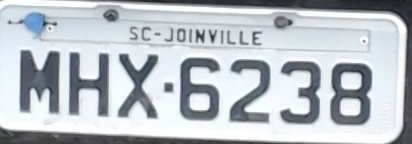
#> input picture codigos/15.jpg, 412 x 144 px, found by its file name
$ python tratamento.py
#> lines starting #> are read from the running program, lines starting #| are printed output that depends on the picture
#!/usr/bin/env python

import cv2
import numpy as np
from matplotlib import pyplot as plt
import os

def tratamento_img(img):

#> called with img = '../imagens/15.jpg'
	kernel = np.ones((7,4),np.uint8)

	img = cv2.imread(img,0)
#> img: shape (144, 412); min 26, max 255, mean 190.1

	ret,thresh1 = cv2.threshold(img,127,255,cv2.THRESH_TRUNC)
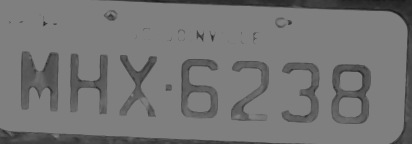
#> thresh1: shape (144, 412); min 26, max 127, mean 116.2
	titles = ['BINARY']
	images = [thresh1]
	img = plt.imshow(images[0],'gray')
	plt.xticks([]),plt.yticks([])
	plt.savefig("pretobranco", dpi=100)
	#plt.show()

	img = cv2.imread("binaria.png",0)

#> (the run stopped early here; a loop or call above may not have finished)

$ run again, with codigos/31.jpg copied over codigos/15.jpg
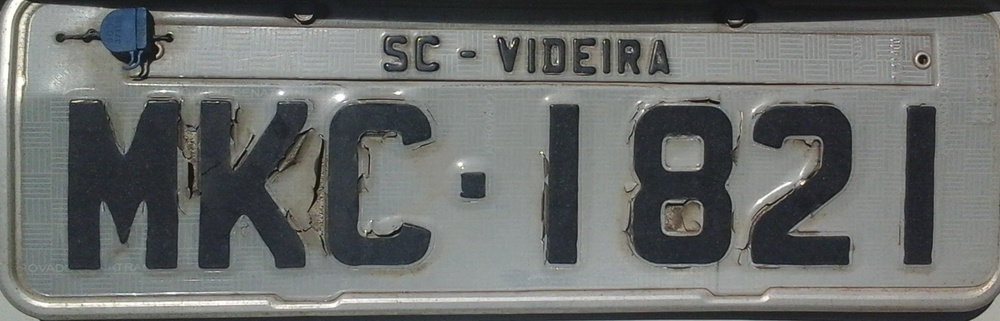
#> input picture codigos/31.jpg, 1000 x 321 px, shrunk from 1608 x 516 before the run, found by its file name
#> in tratamento_img, `ret,thresh1 = cv2.threshold(img,127,255,cv2.THRESH_TRUNC)`:
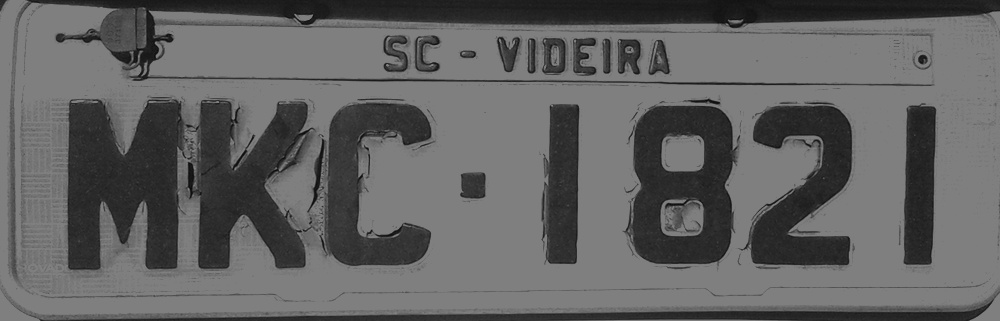
#> thresh1: shape (321, 1000); min 9, max 127, mean 97.9

$ run again, with codigos/placa3.jpg copied over codigos/15.jpg
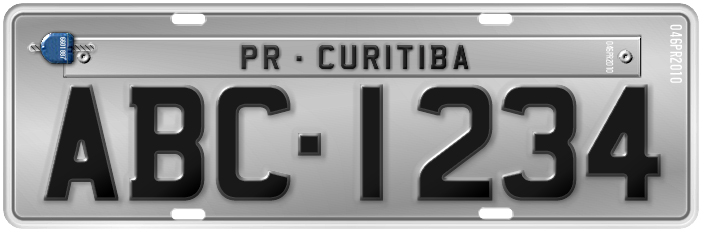
#> input picture codigos/placa3.jpg, 707 x 236 px, found by its file name
#> in tratamento_img, `ret,thresh1 = cv2.threshold(img,127,255,cv2.THRESH_TRUNC)`:
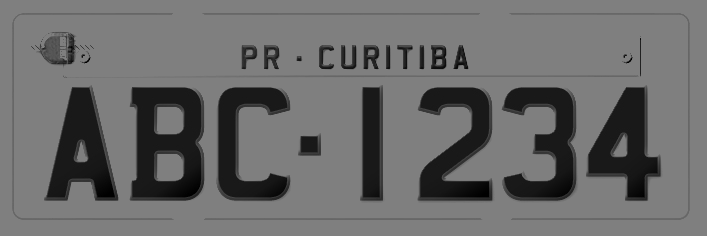
#> thresh1: shape (236, 707); min 0, max 127, mean 106.1
